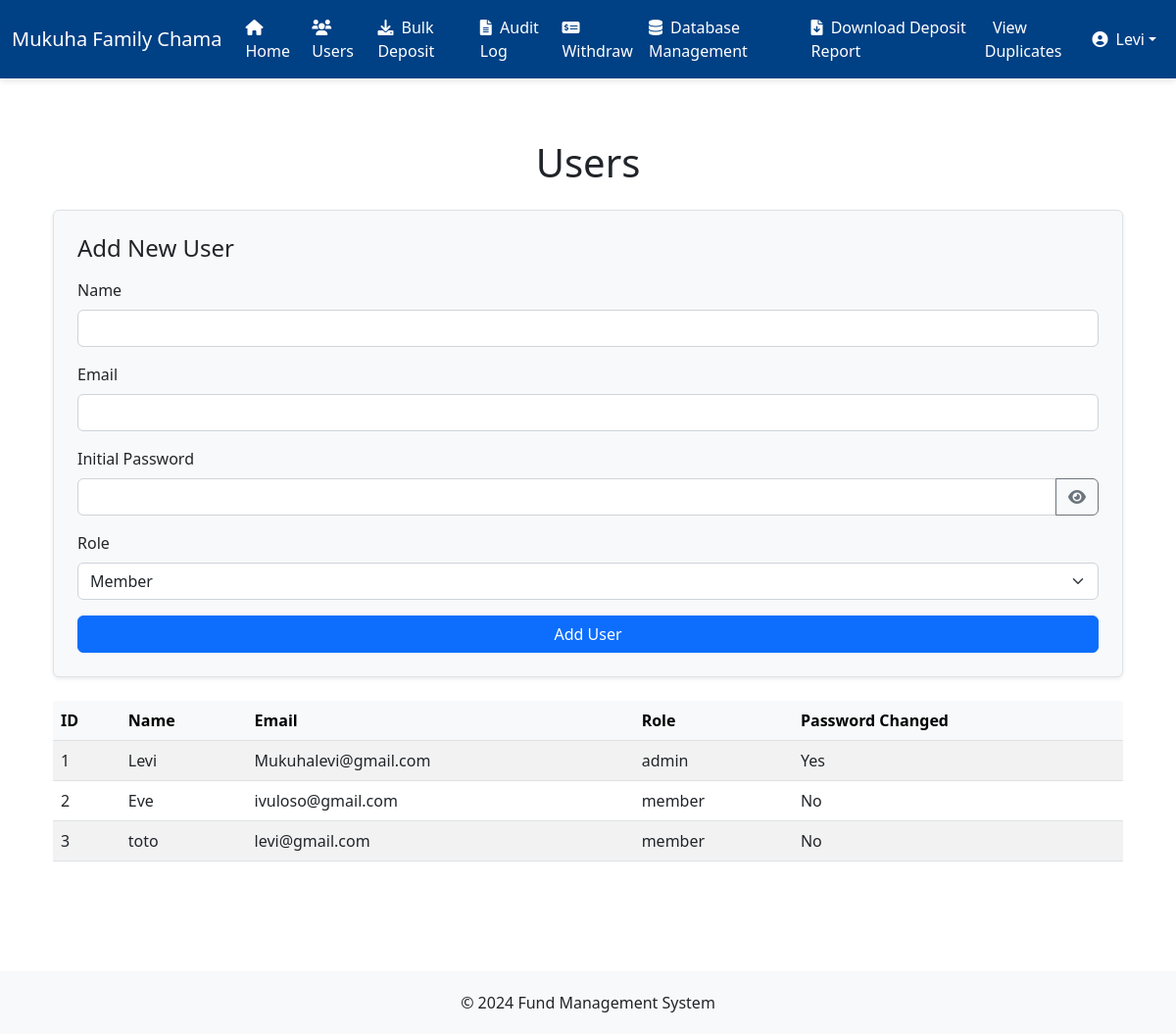
The page /users (signed in) on the database as committed earlier.
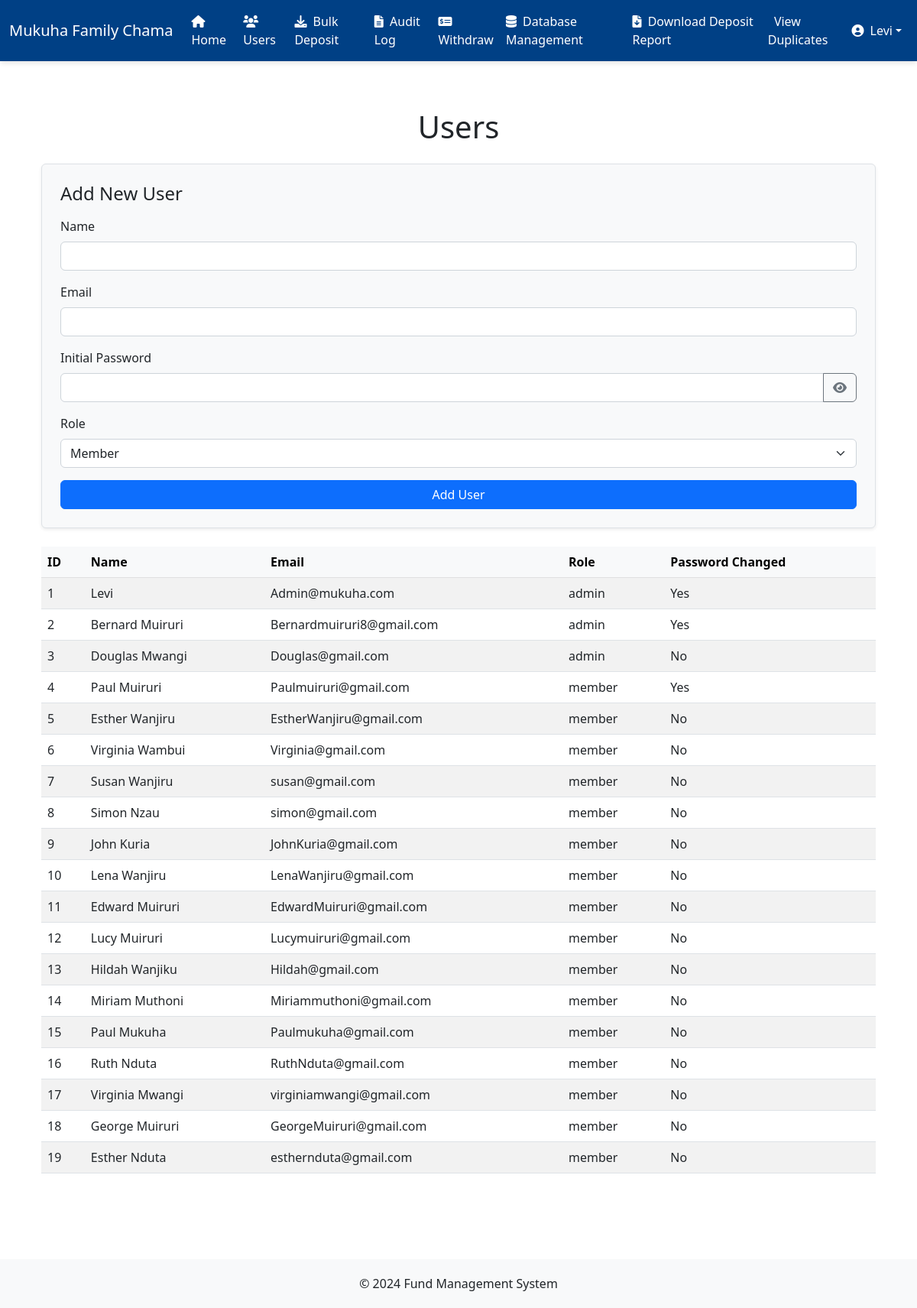
The same page on the database as committed later.
### app.py (models this page shows, shortened)
class User(db.Model):
    id = db.Column(db.Integer, primary_key=True)
    name = db.Column(db.String(80), nullable=False)
    email = db.Column(db.String(120), unique=True, nullable=False)
    password = db.Column(db.String(255), nullable=False)
    role = db.Column(db.String(20), nullable=False, default='member')
    is_password_changed = db.Column(db.Boolean, default=False)
    deposits = db.relationship('Deposit', backref='user', lazy='dynamic')
    withdrawals = db.relationship('Withdrawal', backref='user', lazy='dynamic')

### app.py (the view, shortened to what this page needs)
@app.route('/users', methods=['GET', 'POST'])
@login_required
@admin_required
def users():
    users = User.query.all()
    return render_template('users.html', users=users)

### app.py (called while the page is built)
def login_required(f):
    @wraps(f)
    def decorated_function(*args, **kwargs):
        if 'user_id' not in session:
            return redirect(url_for('login', next=request.url))
        return f(*args, **kwargs)
    return decorated_function

def admin_required(f):
    @wraps(f)
    def decorated_function(*args, **kwargs):
        user = User.query.get(session['user_id'])
        if not user or user.role != 'admin':
            flash('You need to be an admin to access this page.', 'danger')
            return redirect(url_for('index'))
        return f(*args, **kwargs)
    return decorated_function

@app.context_processor
def inject_user():
    if 'user_id' in session:
        user = User.query.get(session['user_id'])
        return dict(current_user=user)
    return dict(current_user=None)

### templates/users.html (shortened to what this page needs)
{% extends "base.html" %}
{% block content %}
<div class="container my-5">
    <h1 class="text-center mb-4">Users</h1>
    <form method="POST" class="mb-4 p-4 border rounded shadow-sm bg-light">
        <h4 class="mb-3">Add New User</h4>
        <div class="mb-3">
            <label for="name" class="form-label">Name</label>
            <input type="text" class="form-control" id="name" name="name" required>
        </div>
        <div class="mb-3">
            <label for="email" class="form-label">Email</label>
            <input type="email" class="form-control" id="email" name="email" required>
        </div>
        <div class="mb-3">
            <label for="password" class="form-label">Initial Password</label>
            <div class="input-group">
                <input type="password" class="form-control" id="password" name="password" required>
                <button class="btn btn-outline-secondary" type="button" id="togglePassword">
                    <i class="fas fa-eye"></i>
                </button>
            </div>
        </div>
        <div class="mb-3">
            <label for="role" class="form-label">Role</label>
            <select class="form-select" id="role" name="role" required>
                <option value="member">Member</option>
            </select>
        </div>
        <button type="submit" class="btn btn-primary w-100">Add User</button>
    </form>
    <div class="table-responsive">
        <table class="table table-striped">
            <thead class="table-light">
                <tr>
                    <th>ID</th>
                    <th>Name</th>
                    <th>Email</th>
                    <th>Role</th>
                    <th>Password Changed</th>
                </tr>
            </thead>
            <tbody>
                {% for user in users %}
                <tr>
                    <td>{{ user.id }}</td>
                    <td>{{ user.name }}</td>
                    <td>{{ user.email }}</td>
                    <td>{{ user.role }}</td>
                    <td>{{ "Yes" if user.is_password_changed else "No" }}</td>
                </tr>
                {% endfor %}
            </tbody>
        </table>
    </div>
</div>
{% endblock %}

### templates/base.html (shortened to what the changed rows need)
<!DOCTYPE html>
<html lang="en">
<head>
    <link href="https://cdn.jsdelivr.net/npm/tailwindcss@2.2.19/dist/tailwind.min.css" rel="stylesheet">
    <link rel="stylesheet" href="https://cdnjs.cloudflare.com/ajax/libs/font-awesome/6.1.1/css/all.min.css">
    <link rel="stylesheet" href="https://cdn.jsdelivr.net/npm/bootstrap@5.2.3/dist/css/bootstrap.min.css">
    <link rel="stylesheet" href="https://cdnjs.cloudflare.com/ajax/libs/font-awesome/6.0.0-beta3/css/all.min.css" />
</head>
<body>
    <nav class="navbar navbar-expand-lg fixed-top
        {% if current_user %}
            {% if current_user.role == 'admin' %}
                navbar-admin
            {% elif current_user.role == 'member' %}
                navbar-member
            {% else %}
                navbar-light bg-light
            {% endif %}
        {% else %}
            navbar-light bg-light
        {% endif %}
    ">
        <div class="container-fluid">
            <div class="collapse navbar-collapse" id="navbarNav">
                <ul class="navbar-nav ms-auto mb-2 mb-lg-0">
                    {% if current_user %}
                        <li class="nav-item dropdown">
                            <a class="nav-link dropdown-toggle d-flex align-items-center" href="#" id="userDropdown" role="button" data-bs-toggle="dropdown" aria-expanded="false">
                                <i class="fas fa-user-circle me-2"></i> {{ current_user.name }}
                            </a>
                        </li>
                    {% else %}
                        <li class="nav-item">
                            <a class="nav-link {% if request.endpoint == 'login' %}active{% endif %}" href="{{ url_for('login') }}">
                                <i class="fas fa-sign-in-alt me-1"></i> Login
                            </a>
                        </li>
                    {% endif %}
                </ul>
            </div>
        </div>
    </nav>
    <div class="container content mt-4 mb-5">
        {% block content %}{% endblock %}
    </div>
</body>
</html>

Rows that differ between the two databases and show on the page:
changed User "Levi": email "Mukuhalevi@gmail.com" → "Admin@mukuha.com"
changed User id 2: name "Eve" → "Bernard Muiruri"; email "ivuloso@gmail.com" → "Bernardmuiruri8@gmail.com"; role "member" → "admin"; is_password_changed "No" → "Yes"
changed User id 3: name "toto" → "Douglas Mwangi"; email "levi@gmail.com" → "Douglas@gmail.com"; role "member" → "admin"
added User: id "4", name "Paul Muiruri", email "Paulmuiruri@gmail.com", role "member", is_password_changed "Yes"
added User: id "5", name "Esther Wanjiru", email "EstherWanjiru@gmail.com", role "member", is_password_changed "No"
added User: id "6", name "Virginia Wambui", email "Virginia@gmail.com", role "member", is_password_changed "No"
added User: id "7", name "Susan Wanjiru", email "susan@gmail.com", role "member", is_password_changed "No"
added User: id "8", name "Simon Nzau", email "simon@gmail.com", role "member", is_password_changed "No"
added User: id "9", name "John Kuria", email "JohnKuria@gmail.com", role "member", is_password_changed "No"
added User: id "10", name "Lena Wanjiru", email "LenaWanjiru@gmail.com", role "member", is_password_changed "No"
added User: id "11", name "Edward Muiruri", email "EdwardMuiruri@gmail.com", role "member", is_password_changed "No"
added User: id "12", name "Lucy Muiruri", email "Lucymuiruri@gmail.com", role "member", is_password_changed "No"
added User: id "13", name "Hildah Wanjiku", email "Hildah@gmail.com", role "member", is_password_changed "No"
added User: id "14", name "Miriam Muthoni", email "Miriammuthoni@gmail.com", role "member", is_password_changed "No"
added User: id "15", name "Paul Mukuha", email "Paulmukuha@gmail.com", role "member", is_password_changed "No"
added User: id "16", name "Ruth Nduta", email "RuthNduta@gmail.com", role "member", is_password_changed "No"
added User: id "17", name "Virginia Mwangi", email "virginiamwangi@gmail.com", role "member", is_password_changed "No"
added User: id "18", name "George Muiruri", email "GeorgeMuiruri@gmail.com", role "member", is_password_changed "No"
added User: id "19", name "Esther Nduta", email "esthernduta@gmail.com", role "member", is_password_changed "No"
